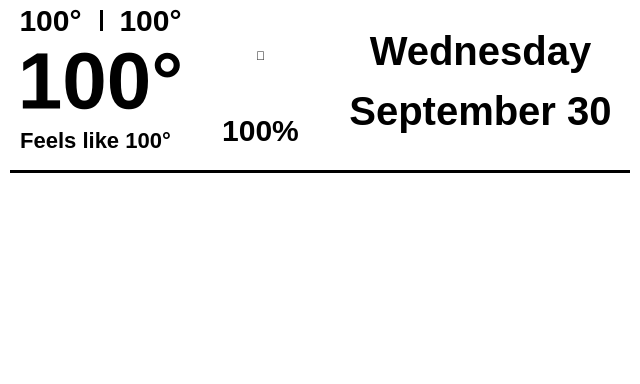
<?xml version="1.0" encoding="UTF-8"?>
<ui version="4.0">
 <class>Form</class>
 <widget class="QWidget" name="Form">
  <property name="geometry">
   <rect>
    <x>0</x>
    <y>0</y>
    <width>640</width>
    <height>384</height>
   </rect>
  </property>
  <property name="windowTitle">
   <string>Forecast</string>
  </property>
  <property name="styleSheet">
   <string notr="true">QFrame, QWidget {
	color: black;
	background-color: white;
	font: 10px &quot;FreeSans&quot;;
}
</string>
  </property>
  <widget class="QLabel" name="weekday">
   <property name="geometry">
    <rect>
     <x>320</x>
     <y>20</y>
     <width>321</width>
     <height>61</height>
    </rect>
   </property>
   <property name="styleSheet">
    <string notr="true">QLabel { font: bold 40px; }</string>
   </property>
   <property name="text">
    <string>Wednesday</string>
   </property>
   <property name="alignment">
    <set>Qt::AlignCenter</set>
   </property>
  </widget>
  <widget class="QLabel" name="date">
   <property name="geometry">
    <rect>
     <x>320</x>
     <y>80</y>
     <width>321</width>
     <height>61</height>
    </rect>
   </property>
   <property name="styleSheet">
    <string notr="true">QLabel { font: bold 40px; }</string>
   </property>
   <property name="text">
    <string>September 30</string>
   </property>
   <property name="alignment">
    <set>Qt::AlignCenter</set>
   </property>
  </widget>
  <widget class="QLabel" name="cond">
   <property name="geometry">
    <rect>
     <x>210</x>
     <y>10</y>
     <width>101</width>
     <height>91</height>
    </rect>
   </property>
   <property name="styleSheet">
    <string notr="true">QLabel { font: 60px &quot;Weather Icons&quot;; }</string>
   </property>
   <property name="text">
    <string></string>
   </property>
   <property name="alignment">
    <set>Qt::AlignCenter</set>
   </property>
  </widget>
  <widget class="QLabel" name="temp">
   <property name="geometry">
    <rect>
     <x>10</x>
     <y>40</y>
     <width>181</width>
     <height>81</height>
    </rect>
   </property>
   <property name="styleSheet">
    <string notr="true">QLabel { font: bold 80px; }</string>
   </property>
   <property name="text">
    <string>100°</string>
   </property>
   <property name="alignment">
    <set>Qt::AlignCenter</set>
   </property>
  </widget>
  <widget class="QLabel" name="high">
   <property name="geometry">
    <rect>
     <x>10</x>
     <y>0</y>
     <width>81</width>
     <height>41</height>
    </rect>
   </property>
   <property name="styleSheet">
    <string notr="true">QLabel { font: bold 30px; }</string>
   </property>
   <property name="text">
    <string>100°</string>
   </property>
   <property name="alignment">
    <set>Qt::AlignCenter</set>
   </property>
  </widget>
  <widget class="QLabel" name="low">
   <property name="geometry">
    <rect>
     <x>110</x>
     <y>0</y>
     <width>81</width>
     <height>41</height>
    </rect>
   </property>
   <property name="styleSheet">
    <string notr="true">QLabel { font: bold 30px; }</string>
   </property>
   <property name="text">
    <string>100°</string>
   </property>
   <property name="alignment">
    <set>Qt::AlignCenter</set>
   </property>
  </widget>
  <widget class="QLabel" name="feels_like">
   <property name="geometry">
    <rect>
     <x>10</x>
     <y>120</y>
     <width>171</width>
     <height>41</height>
    </rect>
   </property>
   <property name="styleSheet">
    <string notr="true">QLabel { font: bold 22px; }</string>
   </property>
   <property name="text">
    <string>Feels like 100°</string>
   </property>
   <property name="alignment">
    <set>Qt::AlignCenter</set>
   </property>
  </widget>
  <widget class="Line" name="line">
   <property name="geometry">
    <rect>
     <x>10</x>
     <y>170</y>
     <width>620</width>
     <height>3</height>
    </rect>
   </property>
   <property name="frameShadow">
    <enum>QFrame::Plain</enum>
   </property>
   <property name="lineWidth">
    <number>3</number>
   </property>
   <property name="orientation">
    <enum>Qt::Horizontal</enum>
   </property>
  </widget>
  <widget class="QLabel" name="percip">
   <property name="geometry">
    <rect>
     <x>220</x>
     <y>110</y>
     <width>81</width>
     <height>41</height>
    </rect>
   </property>
   <property name="styleSheet">
    <string notr="true">QLabel { font: bold 30px; }</string>
   </property>
   <property name="text">
    <string>100%</string>
   </property>
   <property name="alignment">
    <set>Qt::AlignCenter</set>
   </property>
  </widget>
  <widget class="Line" name="line_2">
   <property name="geometry">
    <rect>
     <x>100</x>
     <y>10</y>
     <width>3</width>
     <height>21</height>
    </rect>
   </property>
   <property name="frameShadow">
    <enum>QFrame::Plain</enum>
   </property>
   <property name="lineWidth">
    <number>3</number>
   </property>
   <property name="orientation">
    <enum>Qt::Vertical</enum>
   </property>
  </widget>
  <widget class="QWidget" name="horizontalLayoutWidget">
   <property name="geometry">
    <rect>
     <x>-1</x>
     <y>179</y>
     <width>641</width>
     <height>201</height>
    </rect>
   </property>
   <layout class="QHBoxLayout" name="forecast">
    <property name="spacing">
     <number>0</number>
    </property>
   </layout>
  </widget>
 </widget>
 <resources/>
 <connections/>
</ui>
